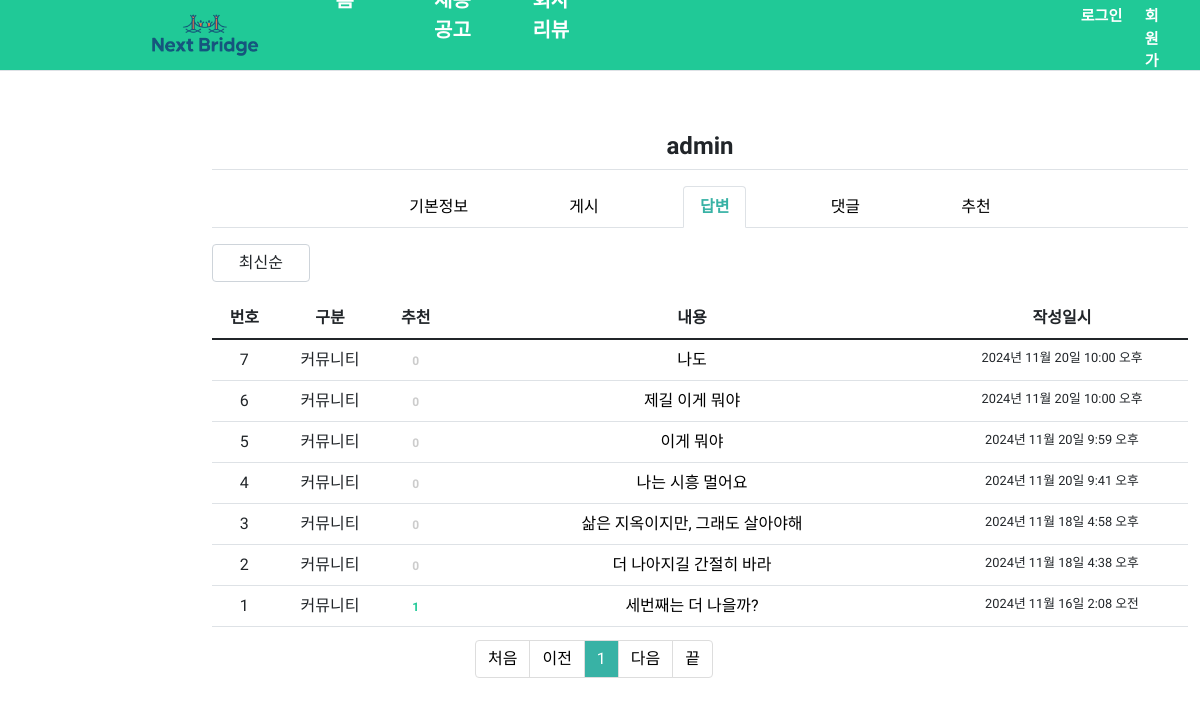
The app's page /common/profile/answer/1/ with its own data.
### home/models.py (models this page shows, shortened)
class Answer(models.Model):
    author = models.ForeignKey(User, on_delete=models.CASCADE, related_name='author_answer')     # 글쓴이
    question = models.ForeignKey(Question, on_delete=models.CASCADE)                             # 해당 질문
    content = models.TextField()                                                                 # 내용
    create_date = models.DateTimeField()                                                         # 등록 일시
    modify_date = models.DateTimeField(null=True, blank=True)                                    # 수정 일시
    voter = models.ManyToManyField(User, related_name='voter_answer')                            # 추천인 추가
    def __str__(self):
        return self.content
    @staticmethod
    def order_by_so(answer_list, so):
        if so == 'recommend':
            answer_list = answer_list.annotate(num_voter=Count('voter')).order_by('-num_voter', '-create_date')
        else:  # so == 'recent':
            answer_list = answer_list.order_by('-create_date')
        return answer_list
    def get_page(self, so='recommend'):
        answer_list = Answer.order_by_so(self.question.answer_set.all(), so)
        index = 0
        for _answer in answer_list:
            index += 1
            if self == _answer:
                break
        return (index - 1) // 5 + 1
    def get_absolute_url(self):
        return reverse('home:detail', args=[self.question.id]) + f'?page={self.get_page()}#answer_{self.id}'

class Question(models.Model):
    author = models.ForeignKey(User, on_delete=models.CASCADE, related_name='author_question')   # 글쓴이
    subject = models.CharField(max_length=200)                                                   # 제목
    content = models.TextField()                                                                 # 내용
    create_date = models.DateTimeField()                                                         # 등록 일시
    modify_date = models.DateTimeField(null=True, blank=True)                                    # 수정 일시
    voter = models.ManyToManyField(User, related_name='voter_question')                          # 추천인 추가
    category = models.ForeignKey(Category, on_delete=models.CASCADE, related_name='category_question') # 카테고리

class Category(models.Model):
    name = models.CharField(max_length=20, unique=True)
    description = models.CharField(max_length=200, null=True, blank=True)
    has_answer = models.BooleanField(default=True) # 답변가능 여부

### common/views/profile_views.py (the view)
# urls.py: path('profile/answer/<int:user_id>/', profile_views.ProfileAnswerListView.as_view(), name='profile_answer'),
class ProfileAnswerListView(ProfileObjectListView):
    model = Answer
    template_name = 'common/profile/profile_answer.html'
    profile_type = 'answer'

### common/views/profile_views.py (called while the page is built)
    def get_queryset(self):
        self.profile_user = get_object_or_404(User, pk=self.kwargs['user_id'])
        self.so = self.request.GET.get('so', 'recent')  # 정렬기준
        object_list = self.model.objects.filter(author=self.profile_user)
        object_list = Answer.order_by_so(object_list, self.so)
        return object_list

    def get_context_data(self, **kwargs):
        context = super().get_context_data(**kwargs)
        context.update({
            'profile_user': self.profile_user,
            'profile_type': self.profile_type,
            'so': self.so
        })
        return context

### home/templatetags/home_filter.py (called while the page is built)
@register.filter
def sub(value, arg):
    return value - arg

### templates/common/profile/profile_answer.html (shortened to what this page needs)
{% extends "base.html" %}
{% load home_filter %}
{% block content %}
<div class = "line" >
    <h4 class="border-bottom pb-2 my-3">{{ profile_user.username }}</h4>
    {% include "common/profile/profile_tabs.html" %}
    <select class="form-control so my-3">
        <option value="recent" {% if so == 'recent' %}selected{% endif %}>최신순</option>
    </select>
    <table class="table">
        <thead>
            <tr class="text-center thead-dark">
                <th>번호</th>
                <th>구분</th>
                <th>추천</th>
                <th style="width:50%">내용</th>
                <th>작성일시</th>
            </tr>
        </thead>
        <tbody>
        {% if page_obj %}
        {% for object in page_obj %}
        <tr class="text-center">
            <td>
                {{ page_obj.paginator.count|sub:page_obj.start_index|sub:forloop.counter0|add:1 }}
            </td>
            <td>{{ object.question.category.description }}</td>
            <td>
                {% if object.voter.count > 0 %}
                    <span class="badge badge-warning px-2 py-1" style="color:#20c997;">{{ object.voter.count }}</span>
                {% else %}
                    <span class="badge badge-light px-2 py-1" style="color:#ccc;">0</span>
                {% endif %}
            </td>
            <td class="text-left">
                <a href="{{ object.get_absolute_url }}">{{ object }}</a>
            </td>
            <td>{{ object.create_date }}</td>
        </tr>
        {% endfor %}
        {% else %}
        <tr style="border-bottom: 2px solid #dee2e6; width: 500px;">
            <td colspan="3">등록한 답변이 없습니다.</td>
        </tr>
        {% endif %}
        </tbody>
    </table>
</div>
<ul class="pagination justify-content-center">
    {% if page_obj.has_previous %}
        <li class="page-item">
            <a class="page-link" data-page="1" href="#">처음</a>
        </li>
       <li class="page-item">
            <a class="page-link" data-page="{{ page_obj.previous_page_number }}" href="#">이전</a>
        </li>
    {% else %}
        <li class="page-item disabled">
            <a class="page-link" tabindex="-1" aria-disabled="true" href="#">처음</a>
        </li>
        <li class="page-item disabled">
            <a class="page-link" tabindex="-1" aria-disabled="true" href="#">이전</a>
        </li>
    {% endif %}
    {% for page_number in page_obj.paginator.page_range %}
        {% if page_number >= page_obj.number|add:-4 and page_number <= page_obj.number|add:4 %}
            {% if page_number == page_obj.number %}
            <li class="page-item active" aria-current="page">
                <a class="page-link" data-page="{{ page_number }}" href="#">{{ page_number }}</a>
            </li>
            {% else %}
            <li class="page-item">
                <a class="page-link" data-page="{{ page_number }}" href="#">{{ page_number }}</a>
            </li>
            {% endif %}
        {% endif %}
    {% endfor %}
    {% if page_obj.has_next %}
        <li class="page-item">
             <a class="page-link" data-page="{{ page_obj.next_page_number }}" href="#">다음</a>
        </li>
        <li class="page-item">
             <a class="page-link" data-page="{{ page_obj.paginator.num_pages }}" href="#">끝</a>
        </li>
    {% else %}
        <li class="page-item disabled">
            <a class="page-link" tabindex="-1" aria-disabled="true" href="#">다음</a>
        </li>
        <li class="page-item disabled">
            <a class="page-link" tabindex="-1" aria-disabled="true" href="#">끝</a>
        </li>
    {% endif %}
</ul>
{% endblock %}

### static/style.css (style rules this page uses)
body { font-family: "Gowun Dodum", serif; font-weight: 400; font-style: normal; }
.pagination.justify-content-center { margin:1.5em 0; }
.pagination .page-item .page-link { color: black; background-color: white; border: 1px solid #ddd; }
.pagination .page-item.active .page-link { background-color: #38B2A5; color: white; }
.line { width: 1000px; height : 500px; min-height: 50vh; margin : 100px 0 0 170px; }
.form-control.so.my-3 { text-align: center; float:left; width:10%; }
body > div > div > div.line > table > tbody > tr> td.text-left > a { text-decoration: none; color:black; }
body > div > div > div.line > table > tbody > tr > td:nth-child(5) { font-size:0.8em; }
.border-bottom.pb-2.my-3 { text-align: center; font-weight:bold; }

### records on screen
Answer: paginator.count|sub "7", question.category.description "커뮤니티", shows "0", content "나도", create_date "2024년 11월 20일 10:00 오후"
Answer: paginator.count|sub "6", question.category.description "커뮤니티", shows "0", content "제길 이게 뭐야", create_date "2024년 11월 20일 10:00 오후"
Answer: paginator.count|sub "5", question.category.description "커뮤니티", shows "0", content "이게 뭐야", create_date "2024년 11월 20일 9:59 오후"
Answer: paginator.count|sub "4", question.category.description "커뮤니티", shows "0", content "나는 시흥 멀어요", create_date "2024년 11월 20일 9:41 오후"
Answer: paginator.count|sub "3", question.category.description "커뮤니티", shows "0", content "삶은 지옥이지만, 그래도 살아야해", create_date "2024년 11월 18일 4:58 오후"
Answer: paginator.count|sub "2", question.category.description "커뮤니티", shows "0", content "더 나아지길 간절히 바라", create_date "2024년 11월 18일 4:38 오후"
Answer: paginator.count|sub "1", question.category.description "커뮤니티", voter.count "1", content "세번째는 더 나을까?", create_date "2024년 11월 16일 2:08 오전"

### other values on screen
{{ profile_user.username }} "admin"
{{ page_number }} "1"
